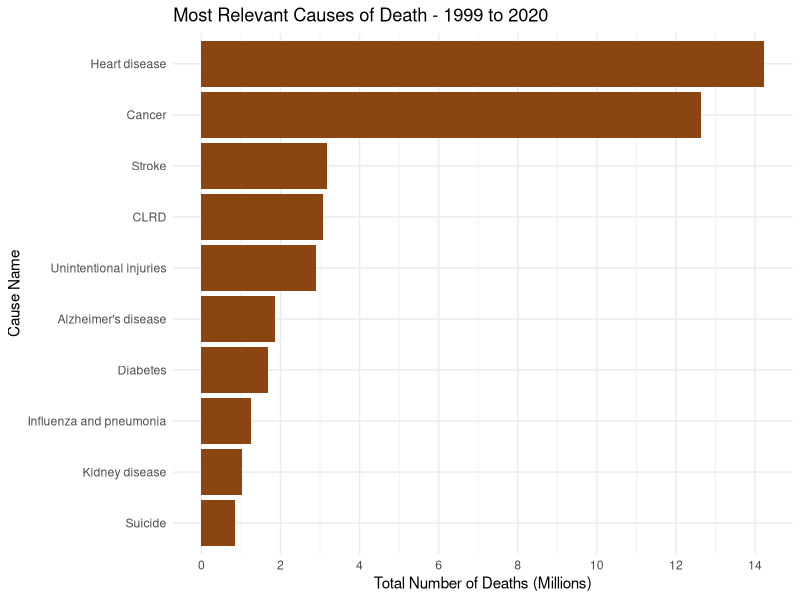
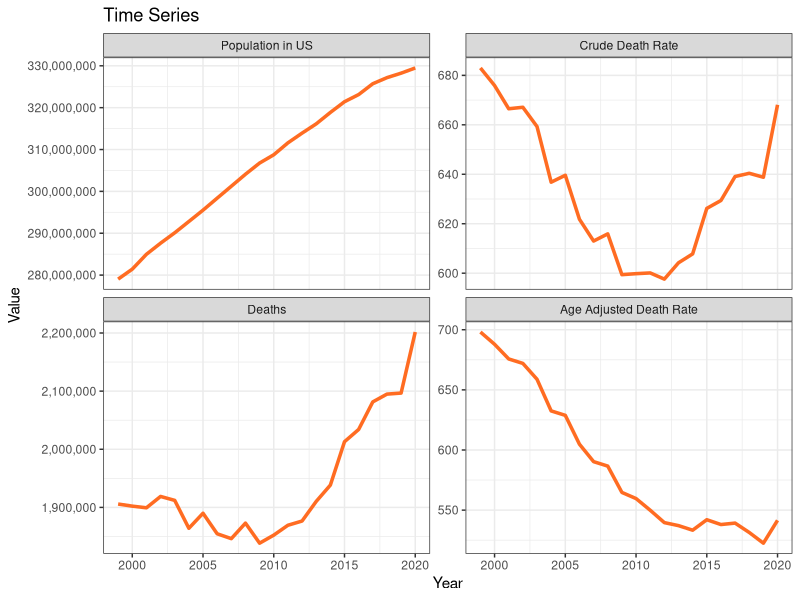
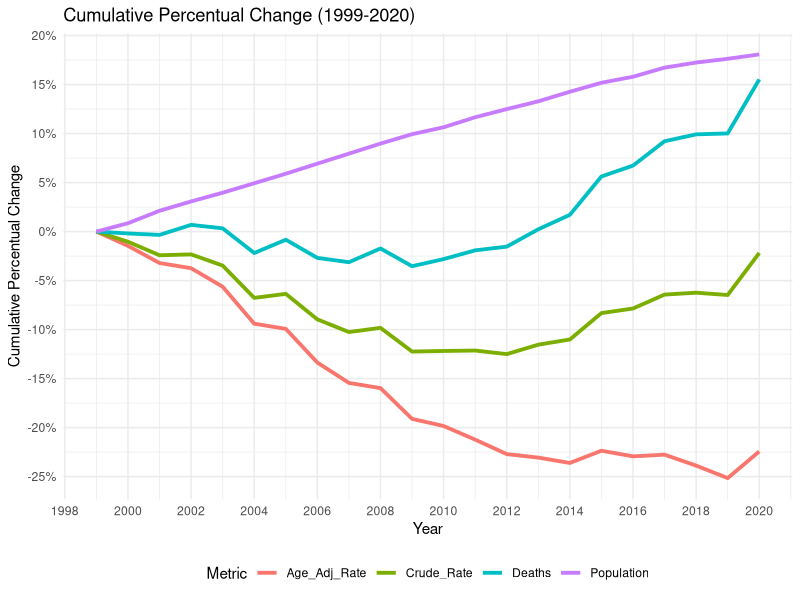
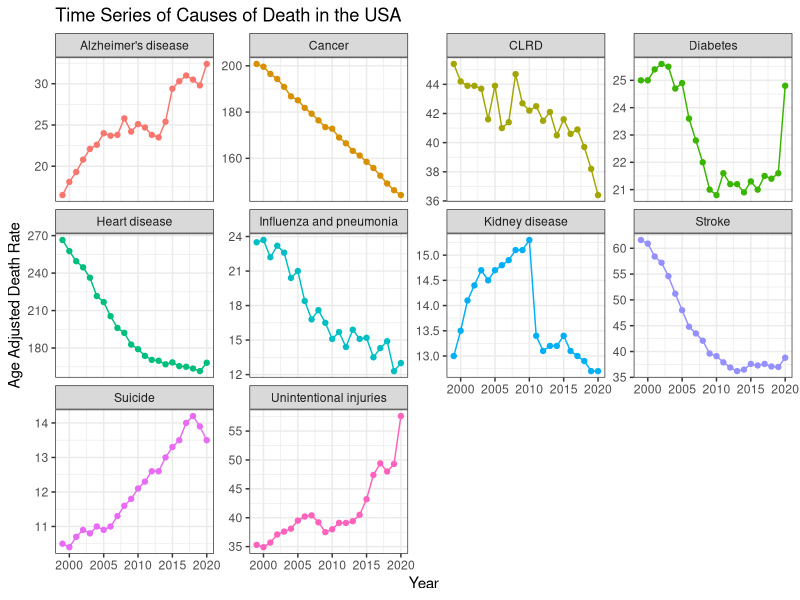
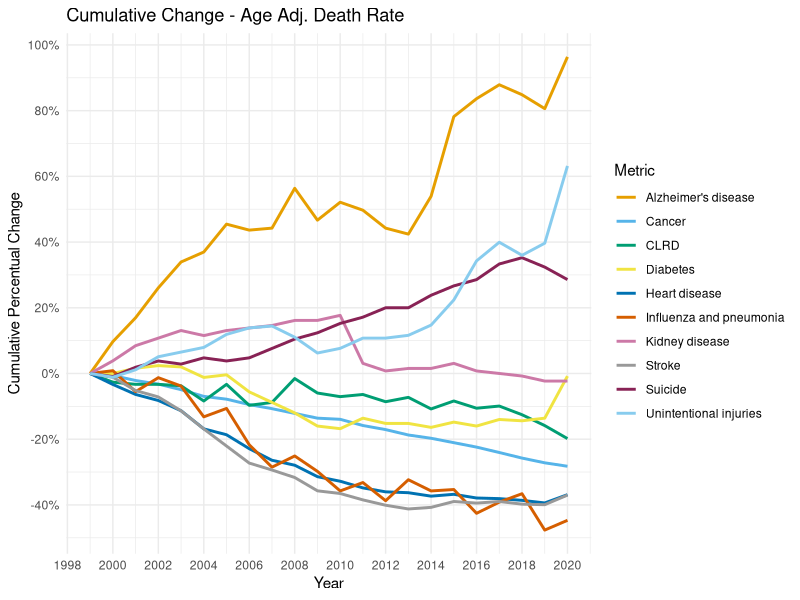
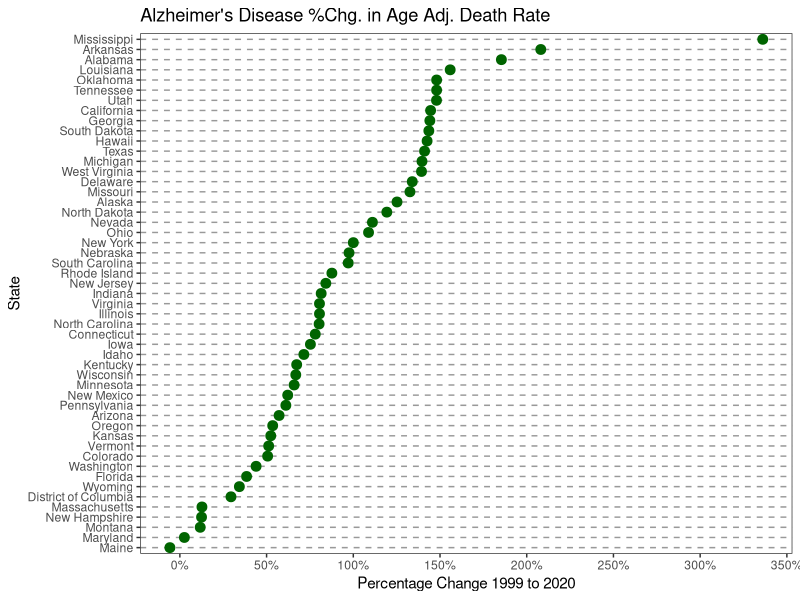
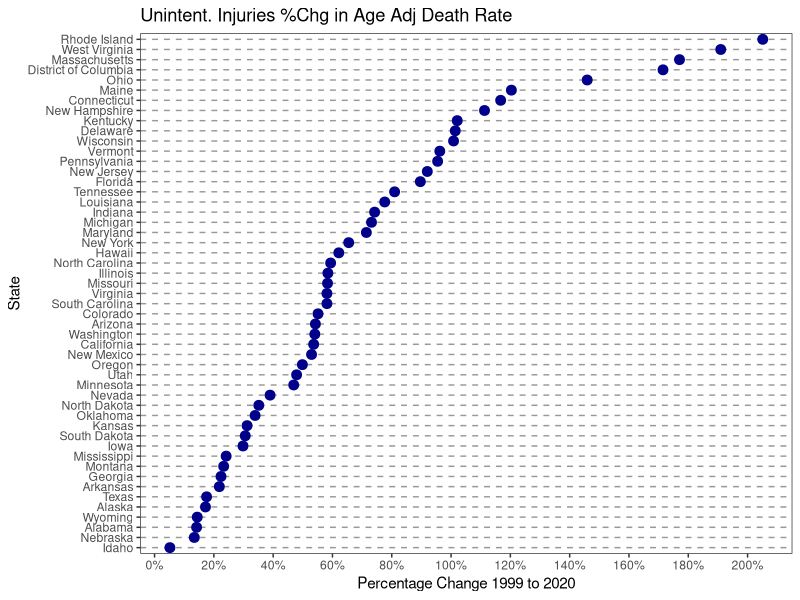
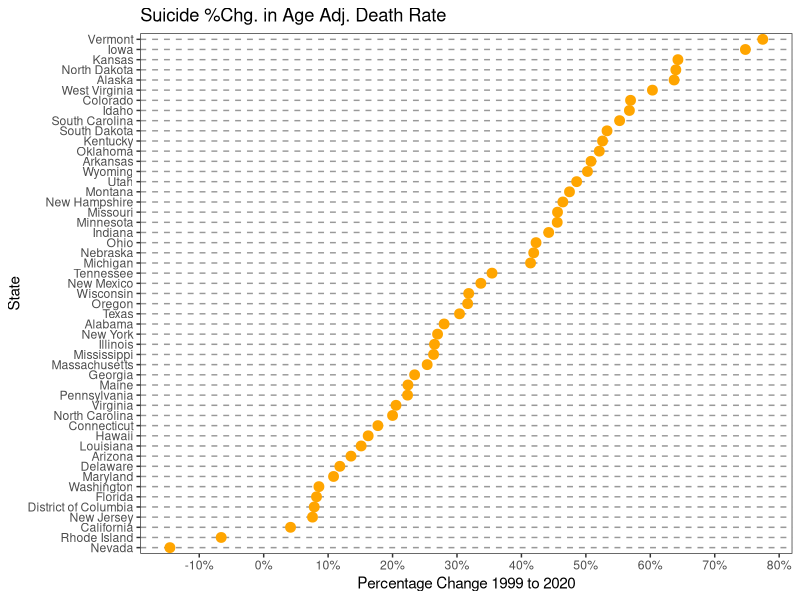

R code for these plots, in order:
## ---- chunk 1
library(dplyr)
library(readr)
library(dplyr)
library(forcats)
library(ggplot2)
library(scales)
library(tidyr)
library(maps)
## ---- chunk 2
#We begin by loading the dataframe and renaming some columns for easier handling
cdc_dataset = read_csv("NCHS_Leading_Causes_of_Death_United_States_2020.csv")
cdc_dataset <- cdc_dataset %>% rename(Cause = `Cause Name`)
cdc_dataset <- cdc_dataset %>% rename(Age_Adj_Rate = `Age Adjusted Rate`)
cdc_dataset <- cdc_dataset %>% rename(Crude_Rate = `Crude Rate`)

#Replacing NA with zero in all columns as mentioned in the previous section
cdc_dataset <- cdc_dataset |> mutate_all(~ifelse(is.na(.), 0, .))

#We will not use '113 Cause Name' but 'Cause Name'
cdc_dataset <- cdc_dataset |> select(-`113 Cause Name`)
## ---- chunk 3
cdc_usa <- cdc_dataset[cdc_dataset$State == "United States", ]

#Detecting the top 10 most important causes of death in the US from 1999 to 2020
cdc_usa_summary <- cdc_usa |> group_by(Cause) |> summarize(Total_Deaths = sum(Deaths)) |> 
  arrange(desc(Total_Deaths)) |> top_n(10, Total_Deaths)

# Creating the bar chart for top 10 causes
ggplot(cdc_usa_summary, aes(x = reorder(Cause, Total_Deaths), y = Total_Deaths)) +
  geom_bar(stat = "identity", fill = '#8B4513') +
  coord_flip() + labs(title = "Most Relevant Causes of Death - 1999 to 2020", y = "Total Number of Deaths (Millions)", x = "Cause Name") + 
  scale_y_continuous(labels = scales::comma_format(scale = 1e-6), breaks = scales::pretty_breaks(n = 10)) +
  theme_minimal()
## ---- chunk 4
#Filtering cdc_dataset by the top 10 Cause Name from cdc_usa_summary
cdc_dataset <- cdc_dataset[cdc_dataset$Cause %in%  cdc_usa_summary$Cause, ]
cdc_usa  <- cdc_usa[cdc_usa$Cause %in%  cdc_usa_summary$Cause, ]
# rm(cdc_usa_summary)
## ---- chunk 5
#Grouping by Year and State, and summarizing the data. We can take min(Population) to keep the population of that year
cdc_usa_grouped <- cdc_usa |> group_by(Year) |>
  summarize(
    Deaths = sum(Deaths),
    Population = min(Population),
    Crude_Rate = sum(Crude_Rate),
    Age_Adj_Rate = sum(Age_Adj_Rate),
    .groups = 'drop'
  )


#Reshaping data using pivot_longer so we can facet by metric:
cdc_usa_long <- cdc_usa_grouped |> 
  pivot_longer(cols = c(Deaths, Population, Crude_Rate, Age_Adj_Rate), names_to = "Metric", values_to = "Value")

#Adjusting the order and names of the metrics
cdc_usa_long$Metric <- factor(cdc_usa_long$Metric, 
                                      levels = c("Population", "Crude_Rate", "Deaths", "Age_Adj_Rate"),
                                      labels = c("Population in US", "Crude Death Rate", "Deaths", "Age Adjusted Death Rate"))

#Creating the time series:
ggplot(cdc_usa_long, aes(x = Year, y = Value)) +
  geom_line(color = "#FF6C22", size = 1.2) +
  facet_wrap(~ Metric, scales = "free_y", ncol = 2) +
  labs(title = "Time Series", x = "Year", y = "Value") +
  scale_y_continuous(labels = scales::comma, breaks = scales::pretty_breaks(n = 4)) +
  theme_bw()
## ---- chunk 6
#Calculating cumulative percentual change for each column
cdc_usa_grouped_cum <- cdc_usa_grouped |>
  mutate(
    Deaths = Deaths / first(Deaths) - 1,
    Population = Population / first(Population) - 1,
    Crude_Rate = Crude_Rate / first(Crude_Rate) - 1,
    Age_Adj_Rate = Age_Adj_Rate / first(Age_Adj_Rate) - 1
  )

#pivot_longer this data:
cdc_usa_grouped_cum <- cdc_usa_grouped_cum |>
  pivot_longer(cols = -Year, names_to = "Metric", values_to = "Cumulative Change")


#Creating the time series plot
ggplot(cdc_usa_grouped_cum, aes(x = Year, y = `Cumulative Change`, color = Metric)) +
  geom_line(size = 1.3) +
  labs(title = "Cumulative Percentual Change (1999-2020)", x = "Year", 
       y = "Cumulative Percentual Change", color = "Metric") +
  theme_minimal() +
  theme(legend.position = "bottom") +
  scale_y_continuous(labels = scales::percent_format(), breaks = scales::pretty_breaks(n = 8))+
  scale_x_continuous(breaks = scales::pretty_breaks(n = 10))

## ---- chunk 7
#Creating a faceting chart, which will have age adjusted death rates by cause of death:
df_usa_cause <- cdc_usa |> select(Year, Cause, Age_Adj_Rate)
ggplot(df_usa_cause, aes(x = Year, y = Age_Adj_Rate, group = Cause, color = Cause)) +
  geom_line(size = 0.5) + # Thicker lines
  facet_wrap(~ Cause, scales = "free_y") +
  theme_bw() +
  labs(title = "Time Series of Causes of Death in the USA", x = "Year", y = "Age Adjusted Death Rate")+ 
  guides(color = "none") +
  geom_point()
## ---- chunk 8
cdc_usa_wider <- df_usa_cause |> 
  pivot_wider(
    id_cols = Year,
    names_from = Cause,
    values_from = Age_Adj_Rate
  )

#Calculating cumulative percentual change for each column
cdc_usa_wider <- cdc_usa_wider |> mutate(across(-Year, ~ ./first(.) - 1))


#pivot_longer this data:
cdc_usa_wider <- cdc_usa_wider |> pivot_longer(cols = -Year, names_to = "Metric", values_to = "Cumulative Change")

#We use a color blind friendly palette
color_blind_friendly <- c("#E69F00", "#56B4E9", "#009E73", "#F0E442", 
                          "#0072B2", "#D55E00", "#CC79A7", "#999999", 
                          "#882255", "#88CCEE")

#Creating the time series plot
ggplot(cdc_usa_wider, aes(x = Year, y = `Cumulative Change`, color = Metric)) +
  geom_line(size = 1) +
  labs(title = "Cumulative Change - Age Adj. Death Rate", x = "Year", y = "Cumulative Percentual Change", color = "Metric") +
  theme_minimal() +
  theme(legend.position = "right") +
  scale_y_continuous(labels = scales::percent_format(), breaks = scales::pretty_breaks(n = 8))+
  scale_x_continuous(breaks = scales::pretty_breaks(n = 10)) +
  scale_color_manual(values = color_blind_friendly) 

## ---- chunk 9
#Filter the data for the specified conditions
df_rank1 <- cdc_dataset |> filter(State != 'United States') |>
  select(Year, State, Cause, Age_Adj_Rate)|> 
  filter(Year %in% c(1999, 2020), Cause == "Alzheimer's disease")

# Calculating the percentual difference change from 2000 to 2017 for each state
df_rank1 <- df_rank1 %>%
  pivot_wider(names_from = Year, values_from = Age_Adj_Rate) |>
  mutate(PercentChange = `2020`/`1999`-1) |>
  arrange(desc(PercentChange))


#Cleveland
ggplot(df_rank1, aes(x = PercentChange, y = reorder(State, PercentChange))) +
  geom_point(size = 3, color = "darkgreen") +
  labs(title = "Alzheimer's Disease %Chg. in Age Adj. Death Rate", x = "Percentage Change 1999 to 2020", y = 'State') +
  theme_bw() +
  theme(panel.grid.major.x = element_blank(),
    panel.grid.minor.x = element_blank(),
    panel.grid.major.y = element_line(colour = "grey60", linetype = "dashed"))+
  scale_x_continuous(labels = scales::percent_format(), breaks = scales::pretty_breaks(n = 8))+
  theme(legend.position = "none")
## ---- chunk 10
#Filter the data for the specified conditions
df_rank2 <- cdc_dataset |> filter(State != 'United States') |>
  select(Year, State, Cause, Age_Adj_Rate)|> 
  filter(Year %in% c(1999, 2020), Cause == "Unintentional injuries")

# Calculating the percentual difference change from 2000 to 2017 for each state
df_rank2 <- df_rank2 %>%
  pivot_wider(names_from = Year, values_from = Age_Adj_Rate) |>
  mutate(PercentChange = `2020`/`1999`-1) |>
  arrange(desc(PercentChange))


#Cleveland
ggplot(df_rank2, aes(x = PercentChange, y = reorder(State, PercentChange))) +
  geom_point(size = 3, color = "darkblue") +
  labs(title = "Unintent. Injuries %Chg in Age Adj Death Rate", x = "Percentage Change 1999 to 2020", y = 'State') +
  theme_bw() +
  theme(panel.grid.major.x = element_blank(),
    panel.grid.minor.x = element_blank(),
    panel.grid.major.y = element_line(colour = "grey60", linetype = "dashed"))+
  scale_x_continuous(labels = scales::percent_format(), breaks = scales::pretty_breaks(n = 8))+
  theme(legend.position = "none")
## ---- chunk 11
#Filter the data for the specified conditions
df_rank3 <- cdc_dataset |> filter(State != 'United States') |>
  select(Year, State, Cause, Age_Adj_Rate)|> 
  filter(Year %in% c(1999, 2020), Cause == "Suicide")

# Calculating the percentual difference change from 2000 to 2017 for each state
df_rank3 <- df_rank3 %>%
  pivot_wider(names_from = Year, values_from = Age_Adj_Rate) |>
  mutate(PercentChange = `2020`/`1999`-1) |>
  arrange(desc(PercentChange))


#Cleveland
ggplot(df_rank3, aes(x = PercentChange, y = reorder(State, PercentChange))) +
  geom_point(size = 3, color = "orange") +
  labs(title = "Suicide %Chg. in Age Adj. Death Rate", x = "Percentage Change 1999 to 2020", y = 'State') +
  theme_bw() +
  theme(panel.grid.major.x = element_blank(),
    panel.grid.minor.x = element_blank(),
    panel.grid.major.y = element_line(colour = "grey60", linetype = "dashed"))+
  scale_x_continuous(labels = scales::percent_format(), breaks = scales::pretty_breaks(n = 8))+
  theme(legend.position = "none")
## ---- chunk 12
df_box <- rbind(
  df_rank1[, c("State", "Cause", "PercentChange")],
  df_rank2[, c("State", "Cause", "PercentChange")],
  df_rank3[, c("State", "Cause", "PercentChange")]
)

ggplot(df_box, aes(x = Cause, y = PercentChange)) +
  geom_boxplot(fill = "#A6CF98", color = "black") + 
  theme_bw() + labs(title = "Box-Plot: Percent Change by Cause - 1999 to 2020 - by States", x = "Cause", y = "Percent Change") +
  scale_y_continuous(labels = scales::percent)

## ---- chunk 13
#We calculate the 88th percentile (top 12% threshold)
top_10_percent_threshold <- quantile(df_rank1$PercentChange, probs = 0.88, na.rm = TRUE)

#We create a new variable to indicate top 12%
df_rank1$Top10Percent <- ifelse(df_rank1$PercentChange > top_10_percent_threshold, "Top 12%", "Below Top 12%")

#For the merge to work, we ensure that state names in both datasets are in lowercase for successful merging
df_rank1$State <- tolower(df_rank1$State)
states_map <- map_data("state")
states_map$region <- tolower(states_map$region)

#Merging the datasets
df_map <- merge(states_map, df_rank1, by.x = "region", by.y = "State", all.x = TRUE)

#We plot the map
ggplot(data = df_map, aes(x = long, y = lat, group = group, fill = Top10Percent)) +
    geom_polygon(color = "black") +
    scale_fill_manual(values = c("Top 12%" = "red", "Below Top 12%" = "grey"), 
                      labels = c("Below Top 12%", "Top 12%")) +
    labs(fill = "Category") +
    theme_bw() +
    theme(panel.grid.major = element_blank(), panel.grid.minor = element_blank(),
          axis.text.x = element_blank(), axis.text.y = element_blank(),
          axis.title.x = element_blank(), axis.title.y = element_blank()) +
    coord_fixed(1.4) +
    labs(title = "Top 6 States with highest Death Rates due to Alzheimer's") + theme(legend.position="none")

## ---- chunk 14
#Loading cases of Alzheimer distinguished by race across time: 
cdc_dataset_race = read_csv("NCHS_Leading_Causes_of_Death_United_States_2020_Race.csv")
cdc_dataset_race <- cdc_dataset_race |> mutate_all(~ifelse(is.na(.), 0, .))
cdc_usa_race = cdc_dataset_race |> filter(State == "United States") |> select(Year, Race, Age_Adj_Death_Rate)


#Pivot wider:
cdc_usa_race <- cdc_usa_race |> pivot_wider(names_from = Race, values_from = Age_Adj_Death_Rate)
cdc_usa_race <- cdc_usa_race |> mutate(across(-Year, ~ ./first(.) - 1))

#pivot_longer this data:
cdc_usa_race <- cdc_usa_race |> pivot_longer(cols = -Year, names_to = "Alzheimer", values_to = "Cumulative Change")


#Creating the time series plot
ggplot(cdc_usa_race, aes(x = Year, y = `Cumulative Change`, color = Alzheimer)) +
  geom_line(size = 1.3) +
  labs(title = "Cumulative Percentage Change ('99-'20) - Alzheimer - Age Adjusted Death Rate", x = "Year",
       y = "Cumulative Percentage Change", color = "Race") +
  theme_minimal() +
  theme(legend.position = "bottom") +
  scale_y_continuous(labels = scales::percent_format(), breaks = scales::pretty_breaks(n = 8))+
  scale_x_continuous(breaks = scales::pretty_breaks(n = 10))
## ---- chunk 15
cdc_usa_race_pop = read_csv("NCHS_United_States_2020_Race_Distribution.csv")
cdc_usa_race_pop = cdc_usa_race_pop |> group_by(Race, State) |> summarize(Population = mean(Population))
cdc_usa_race_pop <- cdc_usa_race_pop |> pivot_wider(names_from = Race, values_from = Population)
cdc_usa_race_pop$Total = cdc_usa_race_pop$Black + cdc_usa_race_pop$White
cdc_usa_race_pop$Black = cdc_usa_race_pop$Black/cdc_usa_race_pop$Total
cdc_usa_race_pop = cdc_usa_race_pop |> select(State, Black)


#We calculate the 88th percentile (top 12% threshold)
cdc_usa_race_pop_threshold <- quantile(cdc_usa_race_pop$Black, probs = 0.80, na.rm = TRUE)

#We create a new variable
cdc_usa_race_pop$TopPercent <- ifelse(cdc_usa_race_pop$Black > cdc_usa_race_pop_threshold, "Top 25%", "Below Top 25%")

#For the merge to work, we ensure that state names in both datasets are in lowercase for successful merging
cdc_usa_race_pop$State <- tolower(cdc_usa_race_pop$State)
states_map <- map_data("state")
states_map$region <- tolower(states_map$region)

#Merging the datasets
df_map <- merge(states_map, cdc_usa_race_pop, by.x = "region", by.y = "State", all.x = TRUE)

#We plot the map
ggplot(data = df_map, aes(x = long, y = lat, group = group, fill = TopPercent)) +
    geom_polygon(color = "black") +
    scale_fill_manual(values = c("Top 25%" = "blue", "Below Top 25%" = "grey"), 
                      labels = c("Below Top 25%", "Top 25%")) +
    labs(fill = "Category") +
    theme_bw() +
    theme(panel.grid.major = element_blank(), panel.grid.minor = element_blank(),
          axis.text.x = element_blank(), axis.text.y = element_blank(),
          axis.title.x = element_blank(), axis.title.y = element_blank()) +
    coord_fixed(1.4) +
    labs(title = "Top 10 States with highest proportion of Black People") + theme(legend.position="none")

# df_map %>% filter(TopPercent =="Top 25%") %>% distinct(region)

## ---- chunk 16
df_life_expectancy <- read_csv("NCHS_-_Death_rates_and_life_expectancy_at_birth_20231111.csv")
#df_life_expectancy

df_life_expectancy_1939_to_1960 = df_life_expectancy %>% filter(Race == "All Races") %>% filter(Sex == "Both Sexes") %>% filter(Year >= 1939) %>% filter(Year <= 1960)  %>% select(-Race,-Sex,-`Age-adjusted Death Rate`)
#df_life_expectancy_1939_to_1960

alzheimer_crude = cdc_usa %>% filter(Cause == "Alzheimer's disease") %>% select(Year, Cause,Crude_Rate)
#alzheimer_crude

expectancy_alzheimer_regression_2 = cbind(alzheimer_crude,df_life_expectancy_1939_to_1960)

#expectancy_alzheimer_regression_2 # this is the table

ggplot(expectancy_alzheimer_regression_2 %>% select(`Crude_Rate`,`Average Life Expectancy (Years)`), aes(x = `Average Life Expectancy (Years)`, y = `Crude_Rate`)) +
  geom_point() + 
  geom_smooth(method = "lm") + 
  labs(x = "Average Life Expectancy", y = "Crude Rate", title = "Scatterplot Regression for Alzheimer's Crude Rate vs Life Expectancy (1999 - 2020)") + 
  labs(caption = "Correlation coefficient R = 0.88 ") +
  theme(plot.caption = element_text(hjust=.1))



## ---- chunk 17
y = expectancy_alzheimer_regression_2$`Crude_Rate`
x = expectancy_alzheimer_regression_2$`Average Life Expectancy (Years)`

regression_model_cumul_growth <- lm(y ~ x)
cor.test(y,x)

## ---- chunk 18
library(readr)
df_opiod <- read_csv("NCHS_Opiod_Dispense.csv", show_col_types = FALSE)

## ---- chunk 19

df_opiod_state = df_opiod %>% filter(State != 'United States')
df_opiod_state = df_opiod_state %>% select(-StateAbb)
df_opiod_state_arranged =  df_opiod_state %>% arrange(desc(OpiodDispenseRatePer100))


z = df_opiod_state_arranged %>% filter(Year <= 2020) %>% group_by(State) %>% summarize(Avg = mean(OpiodDispenseRatePer100)) %>% arrange(desc(Avg)) %>% filter(Avg > 95)
z_reverse = z[order(z$Avg), ]
#z_reverse

# ggplot(df_opiod_state_arranged %>% filter(Year <= 2020) %>% group_by(State) %>% summarize(Avg = mean(OpiodDispenseRatePer100)) %>% arrange(desc(Avg)) %>% filter(Avg > 95), aes(x = State, y = Avg)) +
#   geom_bar(stat = "identity", fill = '#8B4513')
  


dotchart(z_reverse$Avg, labels = z_reverse$State,
         cex = 0.9, xlab = "Opioid Dispense Rate Per 100", main = "Top 8 Highest States with Average Opioid Dispense Rate for 2006-2020")



## ---- chunk 20
df_opiod_state_arranged_top5_states = df_opiod_state_arranged %>% filter(State == "West Virginia" | State == "Alabama" | State == "Tennessee" | State == "Kentucky" | State == "Arkansas" | State == "Mississippi" | State == "Oklahoma" | State == "Louisiana")

# df_opiod_state_arranged_top5_states
  
ggplot(df_opiod_state_arranged_top5_states, aes(x = as.numeric(Year), y = OpiodDispenseRatePer100, color = State)) +
  geom_line(size = 1) +
  geom_point() +
  theme_minimal() +
  theme(legend.position = "bottom")  +
  theme(plot.caption = element_text(hjust=.1)) +
  labs(x = "Year", y = "Opioid Dispense rate Per 100", title = "Opioid Dispense Rate for Top 8 States (2006 - 2020)") + scale_x_continuous(breaks = 2006:2020)
 

## ---- chunk 21
top5_states_adj_rate_unint = cdc_dataset %>% filter(State != "United States") %>% filter(Cause == "Unintentional injuries") %>% filter(Year > 2005)
top5_states_adj_rate_unint = top5_states_adj_rate_unint %>% group_by(State) %>% summarize(Avg = mean(Age_Adj_Rate)) %>% arrange(desc(Avg)) %>% filter(Avg > 57)# %>% filter(Avg > 57.4)
#top5_states_adj_rate_unint

w = top5_states_adj_rate_unint
#w

w_reverse = w[order(w$Avg), ]
#w_reverse



dotchart(w_reverse$Avg, labels = w_reverse$State,gcolor = "green",
         cex = 0.9, xlab = "Age Adjusted Death Rate", main = "Top 8 Highest States w/ Avg Age-Adj Death Rate for Unintentional '06-'20")

## ---- chunk 22
selected_top5 = cdc_dataset %>% filter(Cause == "Unintentional injuries") %>% 
  filter(State == "West Virginia" | State == "New Mexico" | State == "Kentucky" | State == "Mississippi" | State == "Alaska" | State == "Wyoming" | State == "Oklahoma" | State == "Tennessee")  %>% filter(Year > 2005)


  
# selected_top5


ggplot(selected_top5, aes(x = as.numeric(Year), y = Age_Adj_Rate, color = State)) +
  geom_line(size = 1) +
  geom_point() +
  theme_minimal() +
  theme(legend.position = "bottom") +
  labs(x = "Year", y = "Age Adjust Death Rate", title = "Age Adjusted Death Rate for Unintentional for Top 8 States (2006 - 2020)") + scale_x_continuous(breaks = 2006:2020)

## ---- chunk 23
opiod_top8 = df_opiod_state_arranged_top5_states %>% distinct(State)
# opiod_top8$State

death_rate_top8 = selected_top5 %>% distinct(State)
# death_rate_top8$State

intersect(opiod_top8$State,death_rate_top8$State)
## ---- chunk 24
top10_avg_suicide_states = cdc_dataset %>% filter(State != "United States") %>% filter(Cause == "Suicide") %>% group_by(State) %>% summarize(Avg = mean(Age_Adj_Rate)) %>% arrange(desc(Avg)) %>% filter(Avg > 16.9)
top10_avg_suicide_states
## ---- chunk 25
# as.vector(top10_avg_suicide_states %>% distinct(State))
## ---- chunk 26
united_states_by_area <- read_csv("united-states-by-area.csv")
# View(united_states_by_area)

united_states_by_area_density = united_states_by_area %>% select(state,densityMi) %>% arrange(densityMi)
colnames(united_states_by_area_density) <- c('State','densityMi')
united_states_by_area_density

lowest_population_density_states = united_states_by_area_density[1:10,]
lowest_population_density_states



## ---- chunk 27
lowest_population_density_states %>% distinct(State)
as.vector(top10_avg_suicide_states %>% distinct(State))

a = lowest_population_density_states %>% distinct(State)
a$State

b = top10_avg_suicide_states %>% distinct(State)
b$State

intersect(a$State,b$State)


## ---- chunk 28
avg_suicide_rate = cdc_dataset %>% filter(State != "United States") %>% filter(Cause == "Suicide") %>% group_by(State) %>% summarize(Avg = mean(Age_Adj_Rate)) %>% arrange(desc(Avg))
# avg_suicide_rate

## ---- chunk 29
merged_df <- merge(united_states_by_area_density, avg_suicide_rate, by = "State")
# merged_df

## ---- chunk 30
boxplot(united_states_by_area_density$densityMi,
        main = "Boxplot of Population Density per Square Mile",  
        xlab = "States",                    
        ylab = "Population density (# of people per sq. mile)")             

## ---- chunk 31
ggplot(merged_df, aes(x = log(densityMi), y = Avg)) + geom_point() + geom_smooth(method = "lm") + 
  theme(plot.caption = element_text(hjust=.1))
## ---- chunk 32
y = merged_df$Avg
x = log(merged_df$densityMi)
regression_model_cumul_growth <- lm(y ~ x)
cor.test(y,x)
# summary(regression_model_cumul_growth)
